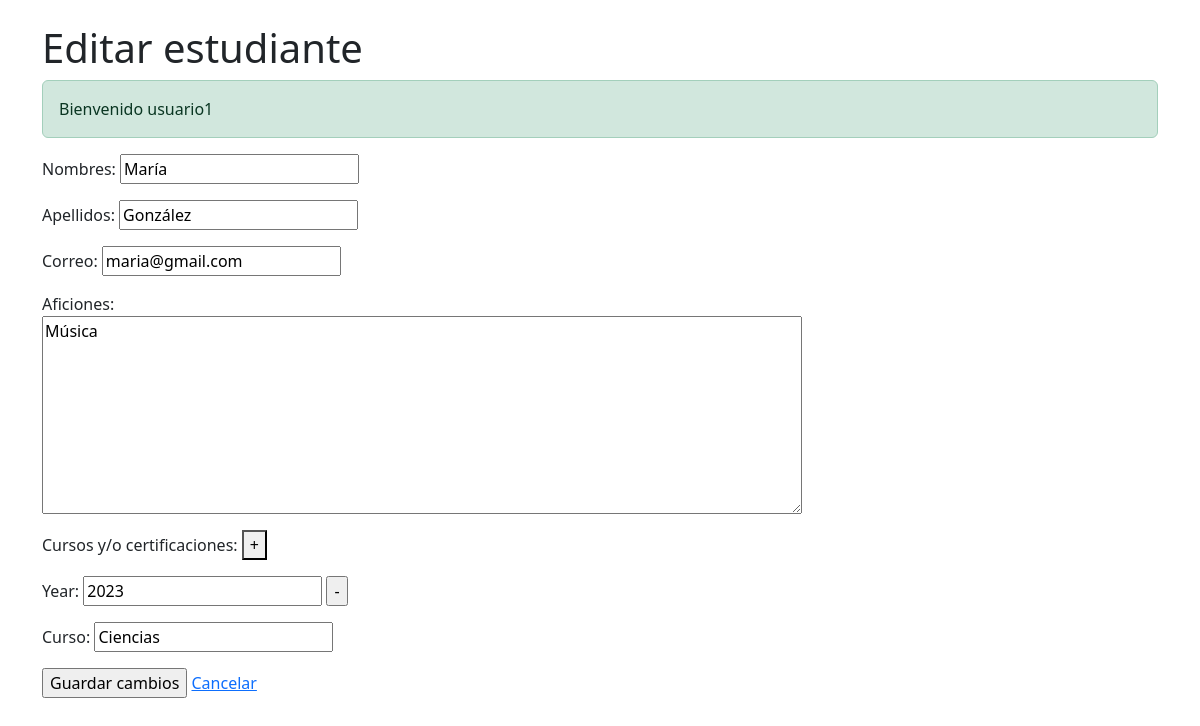
Page /edit.php?id_alumno=2 (signed in) on the committed database.
### tables this page shows
CREATE TABLE ALUMNO (
    id_alumno INT AUTO_INCREMENT PRIMARY KEY,
    nombres VARCHAR(50),
    apellidos VARCHAR(50),
    correo VARCHAR(30),
    aficiones VARCHAR(100),
    id_usuario INT,
    FOREIGN KEY (id_usuario) REFERENCES USUARIO(id_usuario) ON DELETE CASCADE
);

CREATE TABLE ALUMNO_CURSOS (
    id_alumno INT,
    id_curso INT,
    anio INT,
    FOREIGN KEY (id_alumno) REFERENCES ALUMNO(id_alumno) ON DELETE CASCADE,
    FOREIGN KEY (id_curso) REFERENCES CURSOS(id_curso) ON DELETE CASCADE
);

CREATE TABLE CURSOS (
    id_curso INT AUTO_INCREMENT PRIMARY KEY,
    nombre VARCHAR(50)
);

### edit.php (the view, shortened to what this page needs)
<?php
require_once "db.php";
if (isset($_GET['id_alumno'])) {
    $id_alumno = $_GET['id_alumno'];
    $stmt = $pdo->prepare("SELECT id_alumno, nombres, apellidos, correo, aficiones FROM alumno WHERE id_alumno = :id");
    $stmt->execute(array(':id' => $id_alumno));
    $row = $stmt->fetch(PDO::FETCH_ASSOC);
    if ($row !== false) {
        $id_alumno = $row['id_alumno'];
        $nombres = $row['nombres'];
        $apellidos = $row['apellidos'];
        $correo = $row['correo'];
        $aficiones = $row['aficiones'];
        $stmt = $pdo->prepare("SELECT anio, c.nombre AS curso FROM alumno_cursos ac JOIN cursos c ON ac.id_curso = c.id_curso WHERE ac.id_alumno = :id");
        $stmt->execute(array(':id' => $id_alumno));
        $cursos = $stmt->fetchAll(PDO::FETCH_ASSOC);
    }
}
?>
<html>
<head>
<?php include 'head.php'; ?>
</head><body>
<div class="container">
    <h1 class="mt-4">Editar estudiante</h1>
    <?php
    if (isset($_SESSION['success'])) {
        echo '<p class="alert alert-success">' . $_SESSION['success'] . "</p>\n";
    }
    ?>
    <form method="post">
        <p>Nombres:
            <input type="text" name="nombres" value="<?= $nombres ?>">
        </p>
        <p>Apellidos:
            <input type="text" name="apellidos" value="<?= $apellidos ?>">
        </p>
        <p>Correo:
            <input type="text" name="correo" value="<?= $correo ?>">
        </p>
        <p>Aficiones:<br>
            <textarea name="aficiones" rows="8" cols="80"><?= $aficiones ?></textarea>
        </p>
        <p>
            Cursos y/o certificaciones:
            <button type="button" id="addCurso">+</button>
        </p>
        <div id="curso_fields">
            <?php
            $cuentaCur = 1;
            if (is_array($cursos) && count($cursos) > 0) {
                foreach ($cursos as $curso) {
                    $anio = $curso['anio'];
                    $nombre_curso = $curso['curso'];
                    echo '<div id="curso' . $cuentaCur . '">';
                    echo '<p>Year: <input type="text" name="cur_anio' . $cuentaCur . '" value="' . $anio . '" /> ';
                    echo '<input type="button" value="-" onclick="$(\'#curso' . $cuentaCur . '\').remove();return false;"></p> ';
                    echo '<p>Curso: <input type="text" name="cur_nombre' . $cuentaCur . '" class="cursos" value="' . $nombre_curso . '" /> </div>';
                    $cuentaCur++;
                }
            }
            ?>
        </div>
        <p><input type="submit" value="Guardar cambios" onclick="return doValidate();"/>
            <a href="index.php">Cancelar</a></p>
    </form>
</div>
</body>
</html>

### rows in the picture
alumno: nombres "María", apellidos "González", correo "maria@gmail.com", aficiones "Música"
alumno_cursos: anio "2023", id_curso.nombre "Ciencias"

### other values in the picture
$_SESSION['success'] "Bienvenido usuario1"
